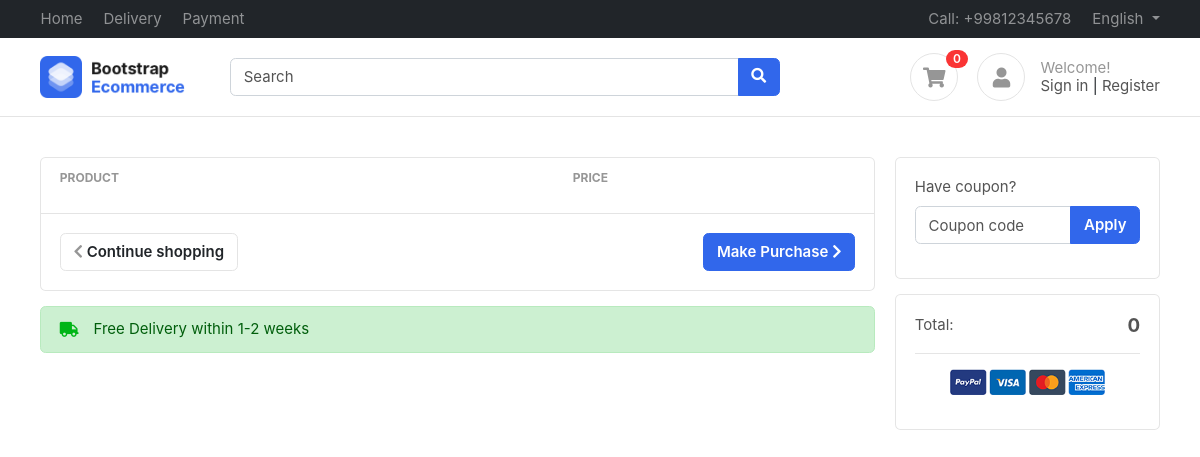
/accounts/cart/ (signed in), run on an earlier commit of the app's database.
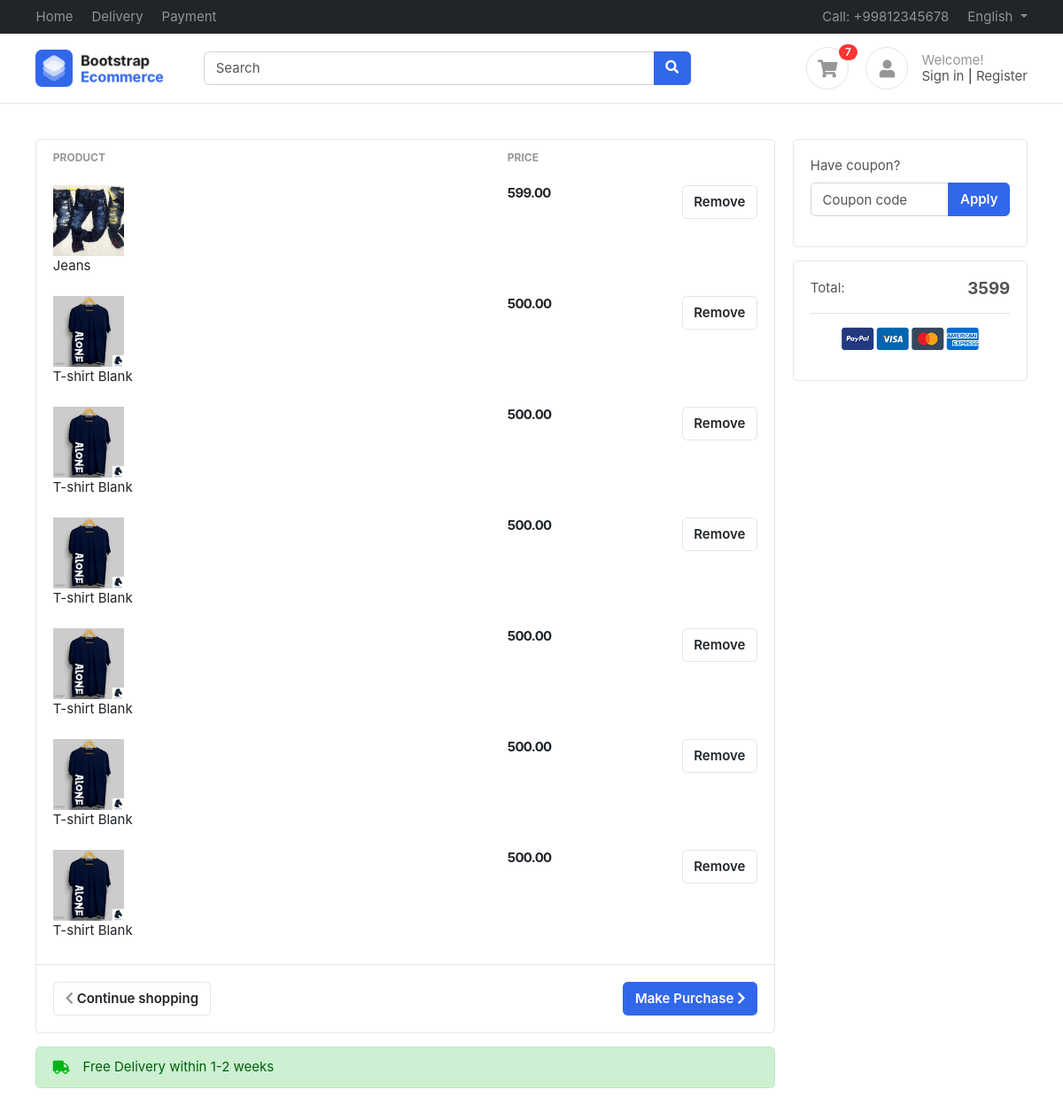
And on a later commit of the database.
### accounts/models.py (models this page shows, shortened)
class Profile(BaseModel):
    user = models.OneToOneField(User, on_delete=models.CASCADE, related_name="profile")
    is_email_verified = models.BooleanField(default=False)
    email_token = models.CharField(max_length=100, null=True, blank=True)
    profile_image = models.ImageField(upload_to='profile')
    def get_cart_count(self):
        return CartItems.objects.filter(cart__is_paid=False, cart__user=self.user).count()

class CartItems(BaseModel):
    cart = models.ForeignKey(Cart, on_delete=models.CASCADE, related_name='cart_items')
    product = models.ForeignKey(Product, on_delete=models.SET_NULL, null=True, blank=True)
    color_variant = models.ForeignKey(ColorVariant, on_delete=models.SET_NULL, null=True, blank=True)
    size_variant = models.ForeignKey(SizeVariant, on_delete=models.SET_NULL, null=True, blank=True)
    quantity = models.PositiveIntegerField(default=1)
    def get_product_price(self):
        price = [self.product.price]
        if self.color_variant:
            color_variant_price = self.color_variant.price
            price.append(color_variant_price)
        if self.size_variant:
            size_variant_price = self.size_variant.price
            price.append(size_variant_price)
        return sum(price)
    def get_total_price(self):
        if self.quantity <= 0:
            self.quantity = 1
        product_price = self.get_product_price()
        return product_price

### products/models.py (models this page shows, shortened)
class Product(BaseModel):
    product_name=models.CharField(max_length=100)
    category=models.ForeignKey(Category,on_delete=models.CASCADE,related_name="products")
    price=models.IntegerField()
    product_description=models.TextField()
    slug=models.SlugField(unique=True,null=True,blank=True)
    color_variant=models.ManyToManyField(ColorVariant,blank=True)
    size_variant=models.ManyToManyField(SizeVariant,blank=True)
    discount_price = models.DecimalField(max_digits=10, decimal_places=2, blank=True, null=True)

class  ProductImage(BaseModel):
    product=models.ForeignKey(Product,on_delete=models.CASCADE,related_name="product_images")
    image=models.ImageField(upload_to="product")

### accounts/views.py (the view)
# urls.py: path('cart/', cart, name="cart"),
def cart(request):
    user_carts = Cart.objects.filter(user=request.user)
    cart_details = []
    for cart in user_carts:
        cart_items = cart.cart_items.all()
        cart_total = sum(item.get_total_price() for item in cart_items)
        cart_details.append({'cart': cart, 'cart_items': cart_items, 'cart_total': cart_total})
    total_price = sum(cart_detail['cart_total'] for cart_detail in cart_details)
    context = {'cart_details': cart_details, 'total_price': total_price}
    return render(request, 'accounts/cart.html', context)

### templates/accounts/cart.html (shortened to what this page needs)
{% extends "base/base.html" %}
{% block start %}
<section class="section-content padding-y">
    <div class="container">
        <div class="row">
            <main class="col-md-9">
                <div class="card">
                    <table class="table table-borderless table-shopping-cart">
                        <thead class="text-muted">
                            <tr class="small text-uppercase">
                                <th scope="col">Product</th>
                                <th scope="col" width="120">Price</th>
                                <th scope="col" class="text-right" width="200"> </th>
                            </tr>
                        </thead>
                        <tbody>
                            {% for cart_detail in cart_details %}
                                {% for cart_item in cart_detail.cart_items %}
                                    <tr>
                                        <td>
                                            <figure class="itemside">
                                                <div class="aside"><img src="{{ cart_item.product.product_images.first.image.url }}" class="img-sm"></div>
                                            </figure>
                                            <figcaption class="info">
                                                <a href="#" class="title text-dark">{{ cart_item.product.product_name }}</a>
                                            </figcaption>
                                        </td>
                                        <td>
                                            <div class="price-wrap">
                                                <var class="price">
                                                    {% if cart_item.size_variant %}
                                                        {{ cart_item.get_total_price|floatformat:2 }}
                                                    {% else %}
                                                        {{ cart_item.get_product_price|floatformat:2 }}
                                                    {% endif %}
                                                </var>
                                            </div>
                                        </td>
                                        <td class="text-right">
                                            <a href="{%url 'remove_cart' cart_item.uid%}" class="btn btn-light">Remove</a>
                                        </td>
                                    </tr>
                                {% endfor %}
                            {% endfor %}
                        </tbody>
                    </table>
                    <div class="card-body border-top">
                        <a href="#" class="btn btn-primary float-md-right"> Make Purchase <i class="fa fa-chevron-right"></i> </a>
                        <a href="#" class="btn btn-light"> <i class="fa fa-chevron-left"></i> Continue shopping </a>
                    </div>
                </div>
                <div class="alert alert-success mt-3">
                    <p class="icontext"><i class="icon text-success fa fa-truck"></i> Free Delivery within 1-2 weeks</p>
                </div>
            </main>
            <aside class="col-md-3">
                <div class="card mb-3">
                    <div class="card-body">
                        <form>
                            <div class="form-group">
                                <label>Have coupon?</label>
                                <div class="input-group">
                                    <input type="text" class="form-control" name="" placeholder="Coupon code">
                                    <span class="input-group-append">
                                        <button class="btn btn-primary">Apply</button>
                                    </span>
                                </div>
                            </div>
                        </form>
                    </div>
                </div>
                <div class="card">
                    <div class="card-body">
                        <dl class="dlist-align">
                            <dt>Total:</dt>
                            <dd class="text-right h5"><strong>{{total_price}}</strong></dd>
                        </dl>
                        <hr>
                        <p class="text-center mb-3">
                            <img src="images/misc/payments.png" height="26">
                        </p>
                    </div>
                </div>
            </aside>
        </div>
    </div>
</section>
{% endblock %}

### templates/base/base.html (shortened to what this page needs)
<!DOCTYPE HTML>
<html lang="en">
<head>
<link href="/media/css/bootstrap.css" rel="stylesheet" type="text/css"/>
<link href="/media/fonts/fontawesome/css/all.min.css" type="text/css" rel="stylesheet">
<link href="/media/css/ui.css" rel="stylesheet" type="text/css"/>
<link href="/media/css/responsive.css" rel="stylesheet" />
</head>
<body>
	<header class="section-header">
		<nav class="navbar navbar-dark navbar-expand p-0 bg-dark">
		<div class="container">
			<ul class="navbar-nav d-none d-md-flex mr-auto">
				<li class="nav-item"><a class="nav-link" href="#">Home</a></li>
				<li class="nav-item"><a class="nav-link" href="#">Delivery</a></li>
				<li class="nav-item"><a class="nav-link" href="#">Payment</a></li>
			</ul>
			<ul class="navbar-nav">
				<li class="nav-item"><a href="#" class="nav-link"> Call: +99812345678 </a></li>
				<li class="nav-item dropdown">
					 <a href="#" class="nav-link dropdown-toggle" data-toggle="dropdown"> English </a>
				</li>
			</ul>
		  </div>
		</nav>
		<section class="header-main border-bottom">
			<div class="container">
		<div class="row align-items-center">
			<div class="col-lg-2 col-4">
				<div class="brand-wrap">
					<img class="logo" src="images/logo.png">
				</div>
			</div>
			<div class="col-lg-6 col-sm-12">
				<form action="#" class="search">
					<div class="input-group w-100">
						<input type="text" class="form-control" placeholder="Search">
						<div class="input-group-append">
						  <button class="btn btn-primary" type="submit">
							<i class="fa fa-search"></i>
						  </button>
						</div>
					</div>
				</form>
			</div>
			<div class="col-lg-4 col-sm-6 col-8">
				<div class="widgets-wrap float-md-right">
					<div class="widget-header  mr-3">
						<a href="#" class="icon icon-sm rounded-circle border"><i class="fa fa-shopping-cart"></i></a>
						<span class="badge badge-pill badge-danger notify">{{request.user.profile.get_cart_count}}</span>
					</div>
					<div class="widget-header icontext">
						<a href="#" class="icon icon-sm rounded-circle border"><i class="fa fa-user"></i></a>
						<div class="text">
							<span class="text-muted">Welcome!</span>
							<div>
								<a href="#">Sign in</a> |
								<a href="#"> Register</a>
							</div>
						</div>
					</div>
				</div>
			</div>
		</div>
			</div>
		</section>
	</header>
	{% block start %}
	{% endblock %}
</body>
</html>

### public/static/css/ui.css (style rules this page uses)
html { font-family: 'Inter', sans-serif; font-size: 15px; }
.price-wrap { letter-spacing: -0.7px; }
.icon-xs, .icon-sm, .icon-md, .icon-lg { display: inline-block; text-align: center; flex-shrink: 0; flex-grow: 0; }
.icon-sm { width: 48px; height: 48px; line-height: 48px; font-size: 20px; }
.img-xs, .img-sm, .img-md, .img-lg { object-fit: cover; flex-shrink: 0; flex-grow: 0; }
.img-sm { width: 80px; height: 80px; }
.padding-y { padding-top: 40px; padding-bottom: 40px; }
var { font-style: normal; }
figure { margin-bottom: 0; }
article:after, .form-group:after { display: block; clear: both; content: ""; }
.card .title { color: #212529; }
p:last-child { margin-bottom: 0; }
.header-main { position: relative; padding-top: 1rem; padding-bottom: 1rem; }
.brand-wrap .logo, .navbar-brand .logo { margin-right: 7px; max-height: 42px; display: inline-block; }
.widget-header { display: inline-block; vertical-align: middle; position: relative; }
.widget-header a { color: #545454; }
.widget-header i { color: #969696; }
.widget-header .notify { position: absolute; top: -3px; right: -10px; }
.btn-light { background-color: #fff; border-color: #e4e4e4; }
.btn-light i { color: #969696; }
.itemside { position: relative; display: flex; width: 100%; }
.itemside .aside { position: relative; flex-shrink: 0; }
[class*="dlist-"] { margin-bottom: 5px; }
[class*="dlist-"] dd { margin-bottom: 0; }
.dlist-align { display: flex; }
.dlist-align dt { width: 120px; word-wrap: break-word; font-weight: normal; }
.dlist-align dd { flex-grow: 1; }
.icontext { display: inline-flex; align-items: center; vertical-align: middle; }
.icontext .text { width: 100%; line-height: 1.2; color: #212529; }
.icontext .icon { position: relative; margin-right: 15px; flex-shrink: 0; flex-grow: 0; }
.notify { position: absolute; top: -4px; right: -10px; display: inline-block; padding: .25em .6em; font-size: 12px; line-height: 1; text-align: center; border-radius: 3rem; color: #fff; background-color: #fa3434; }
.price { font-weight: 600; color: #212529; }
.table-shopping-cart.table td, .table-shopping-cart.table th { padding-left: 1.25rem; padding-right: 1.25rem; }
.table-shopping-cart .price-wrap { line-height: 1.2; }
.table-shopping-cart .price { font-weight: bold; margin-right: 5px; display: block; }

What changed in the data, as far as the page shows it:
added CartItems: product.product_images.first.image (picture), product.product_name "Jeans", get_product_price "599.00"
added CartItems: product.product_images.first.image (picture), product.product_name "T-shirt Blank", get_product_price "500.00"
added CartItems: product.product_images.first.image (picture), product.product_name "T-shirt Blank", get_product_price "500.00"
added CartItems: product.product_images.first.image (picture), product.product_name "T-shirt Blank", get_product_price "500.00"
added CartItems: product.product_images.first.image (picture), product.product_name "T-shirt Blank", get_product_price "500.00"
added CartItems: product.product_images.first.image (picture), product.product_name "T-shirt Blank", get_product_price "500.00"
added CartItems: product.product_images.first.image (picture), product.product_name "T-shirt Blank", get_product_price "500.00"
Also different on the page:
{{ request.user.profile.get_cart_count }}: "0" → "7"
{{ total_price }}: "0" → "3599"
